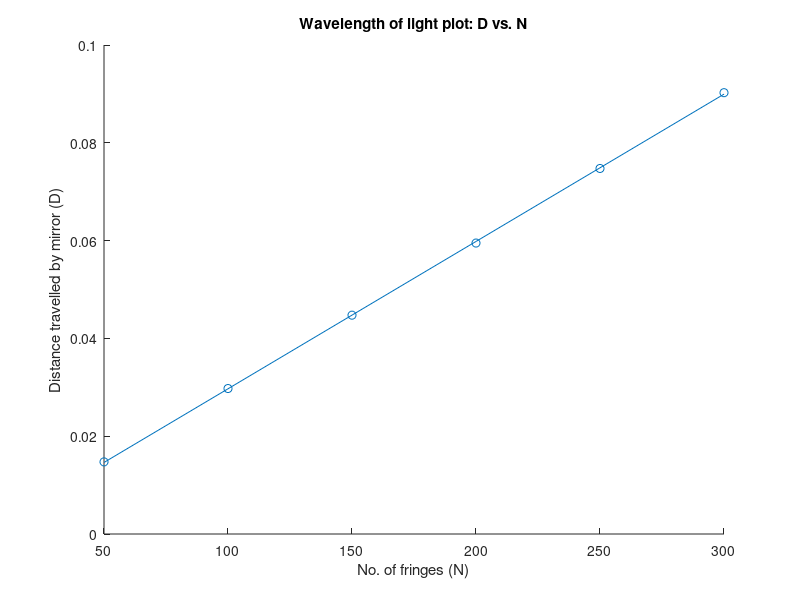

Here is the MATLAB script that generated this plot:
clear
clc

x=50:50:300;
y=[0.01475 0.02975 0.04475 0.0595 0.07475 0.09025];
p1=polyfit(x,y,1);
hold on
scatter(x,y)
plot(x,polyval(p1,x))
hold off
err1=sum((y-polyval(p1,y)).^2);
xlabel('No. of fringes (N)')
ylabel('Distance travelled by mirror (D)')
title('Wavelength of light plot: D vs. N')


